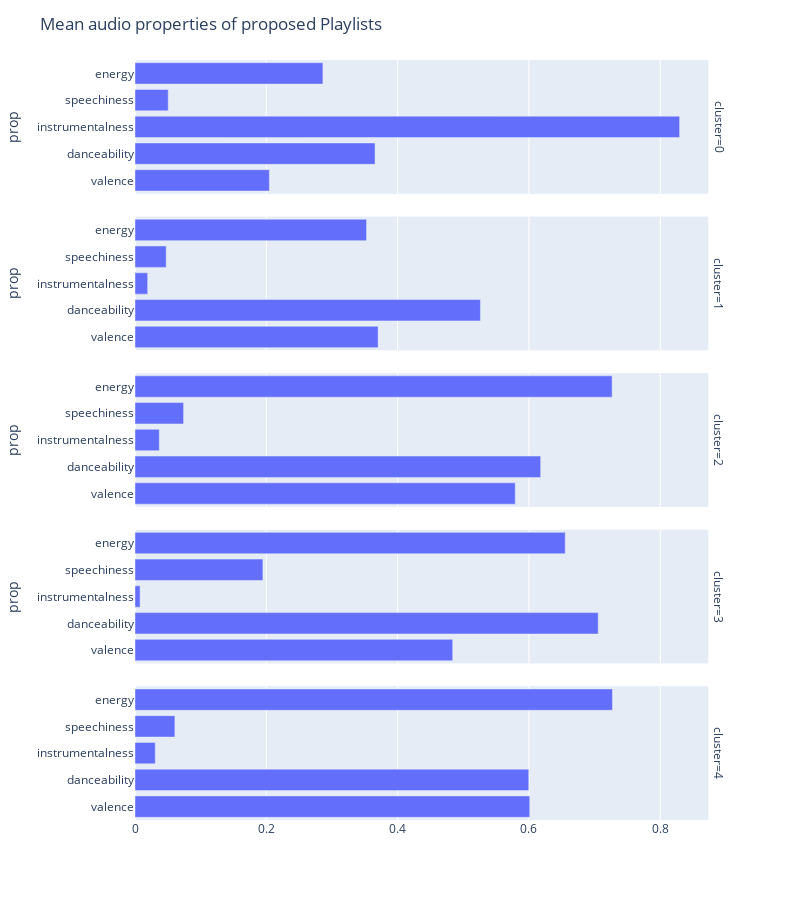

Here is the notebook cell this chart was saved with:
### Code cell
fig = sn.FacetGrid(cluster_data, row="cluster", height = 1.7, aspect = 6)
    fig.map(sn.barplot, 'value', 'prop', order = ['energy', 'instrumentalness', 'speechiness', 'danceability', 'valence'])
    fig.set(xlabel=None)
    fig.set(ylabel=None)
    fig.set_titles(row_template='Cluster {row_name}')

### Figure 1 — Plotly figure (JSON) as saved in the notebook; plotly's stock layout.template omitted (floating-point values rounded to 4 significant figures)
{"data": [{"alignmentgroup": "True", "hovertemplate": "cluster=0<br>value=%{x}<br>prop=%{y}<extra></extra>", "legendgroup": "", "marker": {"color": "#636efa"}, "name": "", "offsetgroup": "", "orientation": "h", "showlegend": false, "textposition": "auto", "type": "bar", "x": [0.2047, 0.3656, 0.8295, 0.05062, 0.2862], "xaxis": "x5", "y": ["valence", "danceability", "instrumentalness", "speechiness", "energy"], "yaxis": "y5"}, {"alignmentgroup": "True", "hovertemplate": "cluster=1<br>value=%{x}<br>prop=%{y}<extra></extra>", "legendgroup": "", "marker": {"color": "#636efa"}, "name": "", "offsetgroup": "", "orientation": "h", "showlegend": false, "textposition": "auto", "type": "bar", "x": [0.3703, 0.5261, 0.0193, 0.04751, 0.3527], "xaxis": "x4", "y": ["valence", "danceability", "instrumentalness", "speechiness", "energy"], "yaxis": "y4"}, {"alignmentgroup": "True", "hovertemplate": "cluster=2<br>value=%{x}<br>prop=%{y}<extra></extra>", "legendgroup": "", "marker": {"color": "#636efa"}, "name": "", "offsetgroup": "", "orientation": "h", "showlegend": false, "textposition": "auto", "type": "bar", "x": [0.5791, 0.6179, 0.03697, 0.07402, 0.7267], "xaxis": "x3", "y": ["valence", "danceability", "instrumentalness", "speechiness", "energy"], "yaxis": "y3"}, {"alignmentgroup": "True", "hovertemplate": "cluster=3<br>value=%{x}<br>prop=%{y}<extra></extra>", "legendgroup": "", "marker": {"color": "#636efa"}, "name": "", "offsetgroup": "", "orientation": "h", "showlegend": false, "textposition": "auto", "type": "bar", "x": [0.4839, 0.7055, 0.007748, 0.1948, 0.6553], "xaxis": "x2", "y": ["valence", "danceability", "instrumentalness", "speechiness", "energy"], "yaxis": "y2"}, {"alignmentgroup": "True", "hovertemplate": "cluster=4<br>value=%{x}<br>prop=%{y}<extra></extra>", "legendgroup": "", "marker": {"color": "#636efa"}, "name": "", "offsetgroup": "", "orientation": "h", "showlegend": false, "textposition": "auto", "type": "bar", "x": [0.6013, 0.5997, 0.03086, 0.06076, 0.7273], "xaxis": "x", "y": ["valence", "danceability", "instrumentalness", "speechiness", "energy"], "yaxis": "y"}], "layout": {"annotations": [{"font": {}, "showarrow": false, "text": "cluster=4", "textangle": 90, "x": 0.98, "xanchor": "left", "xref": "paper", "y": 0.088, "yanchor": "middle", "yref": "paper"}, {"font": {}, "showarrow": false, "text": "cluster=3", "textangle": 90, "x": 0.98, "xanchor": "left", "xref": "paper", "y": 0.294, "yanchor": "middle", "yref": "paper"}, {"font": {}, "showarrow": false, "text": "cluster=2", "textangle": 90, "x": 0.98, "xanchor": "left", "xref": "paper", "y": 0.5, "yanchor": "middle", "yref": "paper"}, {"font": {}, "showarrow": false, "text": "cluster=1", "textangle": 90, "x": 0.98, "xanchor": "left", "xref": "paper", "y": 0.706, "yanchor": "middle", "yref": "paper"}, {"font": {}, "showarrow": false, "text": "cluster=0", "textangle": 90, "x": 0.98, "xanchor": "left", "xref": "paper", "y": 0.912, "yanchor": "middle", "yref": "paper"}], "barmode": "relative", "height": 900, "legend": {"tracegroupgap": 0}, "margin": {"t": 60}, "title": {"text": "Mean audio properties of proposed Playlists"}, "width": 800, "xaxis": {"anchor": "y", "domain": [0, 0.98], "title": {"text": ""}}, "xaxis2": {"anchor": "y2", "domain": [0, 0.98], "matches": "x", "showticklabels": false}, "xaxis3": {"anchor": "y3", "domain": [0, 0.98], "matches": "x", "showticklabels": false}, "xaxis4": {"anchor": "y4", "domain": [0, 0.98], "matches": "x", "showticklabels": false}, "xaxis5": {"anchor": "y5", "domain": [0, 0.98], "matches": "x", "showticklabels": false}, "yaxis": {"anchor": "x", "domain": [0, 0.176], "title": {"text": ""}}, "yaxis2": {"anchor": "x2", "domain": [0.206, 0.382], "matches": "y", "title": {"text": "prop"}}, "yaxis3": {"anchor": "x3", "domain": [0.412, 0.588], "matches": "y", "title": {"text": "prop"}}, "yaxis4": {"anchor": "x4", "domain": [0.618, 0.794], "matches": "y", "title": {"text": "prop"}}, "yaxis5": {"anchor": "x5", "domain": [0.824, 1], "matches": "y", "title": {"text": "prop"}}}}
